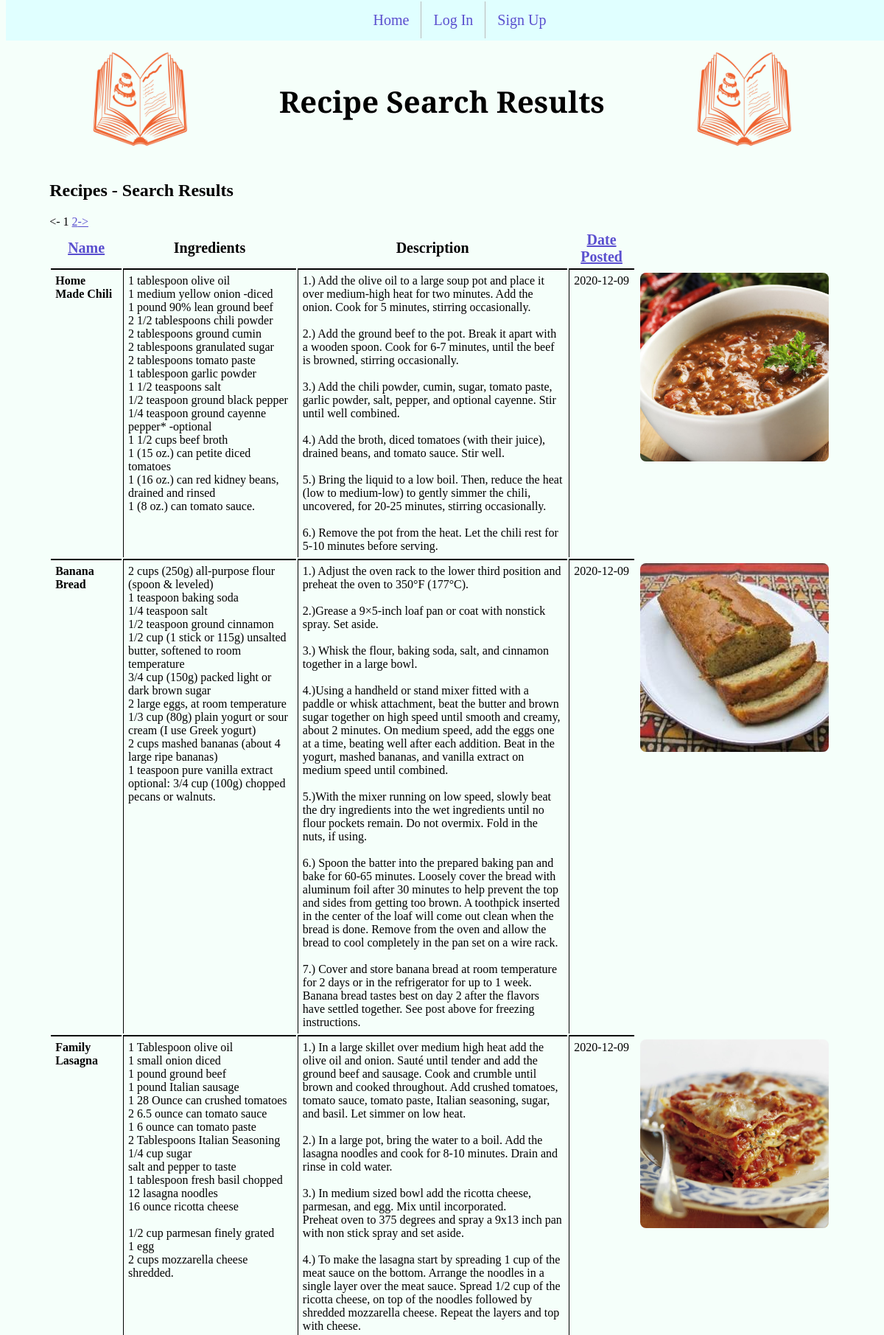
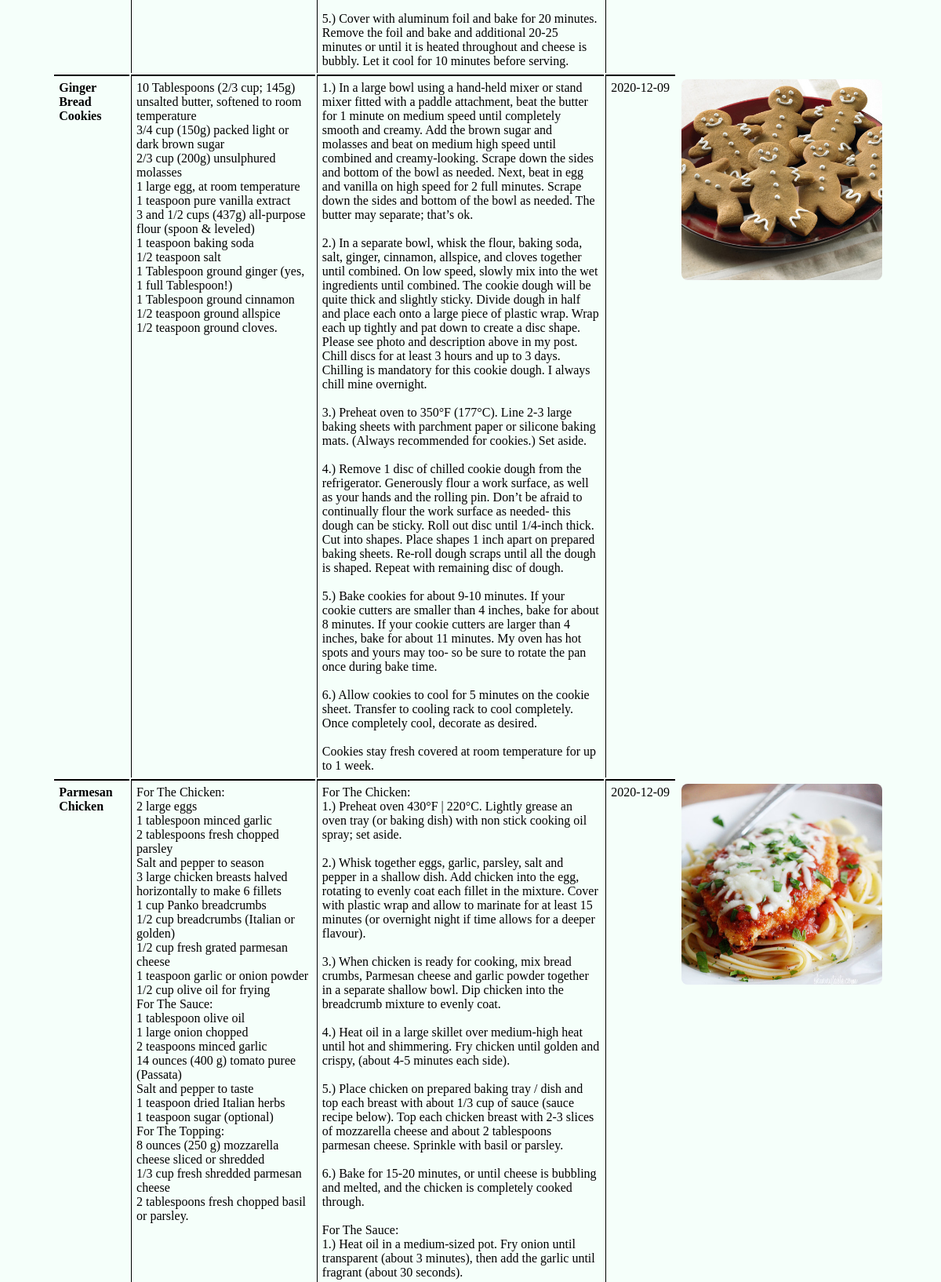
Screenshot of /search.php (upper part) with the database file from the repository (2 pictures, top to bottom).
### tables this page shows
CREATE TABLE `recipeList` (
  `id` int NOT NULL AUTO_INCREMENT,
  `user_id` int NOT NULL,
  `title` varchar(150) DEFAULT NULL,
  `date` datetime DEFAULT NULL,
  `ingredients` varchar(8000) DEFAULT NULL,
  `directions` varchar(8000) DEFAULT NULL,
  `dishPicture` varchar(150) DEFAULT NULL,
  PRIMARY KEY (`id`),
  KEY `user_id` (`user_id`),
  CONSTRAINT `recipeList_ibfk_1` FOREIGN KEY (`user_id`) REFERENCES `recipeUser` (`userid`) ON DELETE CASCADE ON UPDATE CASCADE
);

### search.php (the view, shortened to what this page needs)
<?php
    require_once('header.php');
    require_once('navmenu.php');
    echo '<h2>Recipes - Search Results</h2>';
    function build_query($user_search, $sort) {
        $search_query = "SELECT * FROM recipeList";
        $clean_search = str_replace(',', ' ', $user_search);
        $search_words = explode(' ', $clean_search);
        $final_search_words = array();
        $where_list = array();
        return $search_query;
    }
    function generate_sort_links($user_search, $sort) {
        $sort_links = '';
        switch ($sort) {
            default:
            $sort_links .= '<th><a href = "' . $_SERVER['PHP_SELF'] . '?usersearch=' . $user_search .
                    '&sort=1">Name</a></th><th>Ingredients</th><th>Description</th>';
            $sort_links .= '<th><a href = "' . $_SERVER['PHP_SELF'] . '?usersearch=' . $user_search .
                    '&sort=3">Date Posted</a></th>';
        }
        return $sort_links;
    }
    function generate_page_links($user_search, $sort, $cur_page, $num_pages) {
        $page_links = '';
        if ($cur_page > 1) {
            $page_links .= '<a href="' . $_SERVER['PHP_SELF'] . '?usersearch=' . $user_search .
                    '&sort=' . $sort . '&page=' . ($cur_page - 1) . '"><-</a> ';
        }
        else {
            $page_links .= '<- ';
        }
        for ($i = 1; $i <= $num_pages; $i++) {
            if ($cur_page == $i) {
                $page_links .= ' ' . $i;
            }
            else {
                $page_links .= ' <a href="' . $_SERVER['PHP_SELF'] . '?usersearch=' . $user_search .
                        '&sort=' . $sort . '&page=' . $i . '"> ' . $i . '</a>';
            }
        }
        if ($cur_page < $num_pages) {
            $page_links .= ' <a href="' . $_SERVER['PHP_SELF'] . '?usersearch=' . $user_search .
                    '&sort=' . $sort . '&page=' . ($cur_page + 1) . '">-></a>';
        }
        else {
            $page_links .= ' ->';
        }
        return $page_links;
    }
    $sort = !empty($_GET['sort']) ? $_GET['sort'] : '';
    $user_search = $_GET['usersearch'];
    $cur_page = isset($_GET['page']) ? $_GET['page'] : 1;
    $results_per_page = 5;
    $skip = (($cur_page - 1) * $results_per_page);
    echo '<div class="results">';
    echo '<table border="0" cellpadding="2">';
    echo '<tr class="heading">';
    echo generate_sort_links($user_search, $sort);
    echo '</tr>';
    $dbc = mysqli_connect(DB_HOST, DB_USER, DB_PASSWORD, DB_NAME)
        or die('Error connecting to MySQL server.');
    $query = build_query($user_search, $sort);
    $result = mysqli_query($dbc, $query)
        or die('Error querying database.');
    $total = mysqli_num_rows($result);
    $num_pages = ceil($total / $results_per_page);
    $query = $query . " LIMIT $skip, $results_per_page";
    $result = mysqli_query($dbc, $query)
        or die('Error querying database.');
    if ($num_pages > 1) {
        echo generate_page_links($user_search, $sort, $cur_page, $num_pages);
    }
    while ($row = mysqli_fetch_array($result)) {
        echo '<tr>';
        echo '<td style="font-weight:bold" valign="top" width="10%">' . $row['title'] . '</td>';
        echo '<td valign="top" width="30%">' . preg_replace("/\r\n/", "<br />", $row['ingredients']) . '.</td>';
        echo '<td valign="top" width="50%">' . preg_replace("/\r\n/", "<br />", $row['directions']) . '</td>';
        echo '<td valign="top" width="10%">' . substr($row['date'], 0, 10) . '</td>';
        if (is_file(RECIPE_UPLOADPATH . $row['dishPicture'])
                && filesize(RECIPE_UPLOADPATH . $row['dishPicture']) > 0) {
            echo '<td valign="top"><img src="' . RECIPE_UPLOADPATH . $row['dishPicture'] . '"
                    alt="Dish image" /></td></tr>';
        }
        else {
            echo '<td valign="top" width="20%">' . $row['dishPicture'] . '</td>';
        }
    }
    echo '</table>';
    echo '</div>';
    require_once('footer.php');
?>

### proj4style.css (style rules this page uses)
th { font-size: 20px; }
td { padding: 6px; border-left: 1px solid black; border-top: 2px solid black; }
td:last-child { border-top: none; }
td:first-child, td:last-child { border-left: none; }
a:link { color: #5a4fcf; }
html,body { height: 100%; background-color: #f5fffa; margin-top: 20px; }
body { display: flex; flex-direction: column; }
img { width: 256px; height: 256px; border-radius: 8px; }
.results { padding-left: 5%; padding-right: 5%; }
h2 { padding-left: 5%; }

### rows the page displays
recipelist: title "Home Made Chili", ingredients "1 tablespoon olive oil 1 medium yellow onion -diced 1 pound 90% lean ground beef 2 1/2 tablespoons chili powder 2 tablespoons ground cumin 2 tablespoons granulated sugar 2 tablespoons tomato paste 1 tablespoon garlic powder 1 1/2 teaspoons salt 1/2 teaspoon ground black pepper 1/4 teaspoon ground cayenne pepper* -optional 1 1/2 cups beef broth 1 (15 oz.) can petite diced tomatoes 1 (16 oz.) can red kidney beans, drained and rinsed 1 (8 oz.) can tomato sauce", directions "1.) Add the olive oil to a large soup pot and place it over medium-high heat for two minutes. Add the onion. Cook for 5 minutes, stirring occasionally. 2.) Add the ground beef to the pot. Break it apart with a wooden spoon. Cook for 6-7 minutes, until the beef is browned, stirring occasionally. 3.) Add the chili powder, cumin, sugar, tomato paste, garlic powder, salt, pepper, and optional cayenne. Stir until well combined. 4.) Add the broth, diced tomatoes (with their juice), drained beans, and tomato sauce. Stir well. 5.) Bring the liquid to a low boil. Then, reduce the heat (low to medium-low) to gently simmer the chili, uncovered, for 20-25 minutes, stirring occasionally. 6.) Remove the…", date "2020-12-09", dishPicture (picture)
recipelist: title "Banana Bread", ingredients "2 cups (250g) all-purpose flour (spoon & leveled) 1 teaspoon baking soda 1/4 teaspoon salt 1/2 teaspoon ground cinnamon 1/2 cup (1 stick or 115g) unsalted butter, softened to room temperature 3/4 cup (150g) packed light or dark brown sugar 2 large eggs, at room temperature 1/3 cup (80g) plain yogurt or sour cream (I use Greek yogurt) 2 cups mashed bananas (about 4 large ripe bananas) 1 teaspoon pure vanilla extract optional: 3/4 cup (100g) chopped pecans or walnuts", directions "1.) Adjust the oven rack to the lower third position and preheat the oven to 350°F (177°C). 2.)Grease a 9×5-inch loaf pan or coat with nonstick spray. Set aside. 3.) Whisk the flour, baking soda, salt, and cinnamon together in a large bowl. 4.)Using a handheld or stand mixer fitted with a paddle or whisk attachment, beat the butter and brown sugar together on high speed until smooth and creamy, about 2 minutes. On medium speed, add the eggs one at a time, beating well after each addition. Beat in the yogurt, mashed bananas, and vanilla extract on medium speed until combined. 5.)With the mixer running on low speed, slowly beat the dry ingredients into the wet ingredients until no flour…", date "2020-12-09", dishPicture (picture)
recipelist: title "Family Lasagna", ingredients "1 Tablespoon olive oil 1 small onion diced 1 pound ground beef 1 pound Italian sausage 1 28 Ounce can crushed tomatoes 2 6.5 ounce can tomato sauce 1 6 ounce can tomato paste 2 Tablespoons Italian Seasoning 1/4 cup sugar salt and pepper to taste 1 tablespoon fresh basil chopped 12 lasagna noodles 16 ounce ricotta cheese 1/2 cup parmesan finely grated 1 egg 2 cups mozzarella cheese shredded", directions "1.) In a large skillet over medium high heat add the olive oil and onion. Sauté until tender and add the ground beef and sausage. Cook and crumble until brown and cooked throughout. Add crushed tomatoes, tomato sauce, tomato paste, Italian seasoning, sugar, and basil. Let simmer on low heat. 2.) In a large pot, bring the water to a boil. Add the lasagna noodles and cook for 8-10 minutes. Drain and rinse in cold water. 3.) In medium sized bowl add the ricotta cheese, parmesan, and egg. Mix until incorporated. Preheat oven to 375 degrees and spray a 9x13 inch pan with non stick spray and set aside. 4.) To make the lasagna start by spreading 1 cup of the meat sauce on the bottom. Arrange the…", date "2020-12-09", dishPicture (picture)
recipelist: title "Ginger Bread Cookies", ingredients "10 Tablespoons (2/3 cup; 145g) unsalted butter, softened to room temperature 3/4 cup (150g) packed light or dark brown sugar 2/3 cup (200g) unsulphured molasses 1 large egg, at room temperature 1 teaspoon pure vanilla extract 3 and 1/2 cups (437g) all-purpose flour (spoon & leveled) 1 teaspoon baking soda 1/2 teaspoon salt 1 Tablespoon ground ginger (yes, 1 full Tablespoon!) 1 Tablespoon ground cinnamon 1/2 teaspoon ground allspice 1/2 teaspoon ground cloves", directions "1.) In a large bowl using a hand-held mixer or stand mixer fitted with a paddle attachment, beat the butter for 1 minute on medium speed until completely smooth and creamy. Add the brown sugar and molasses and beat on medium high speed until combined and creamy-looking. Scrape down the sides and bottom of the bowl as needed. Next, beat in egg and vanilla on high speed for 2 full minutes. Scrape down the sides and bottom of the bowl as needed. The butter may separate; that’s ok. 2.) In a separate bowl, whisk the flour, baking soda, salt, ginger, cinnamon, allspice, and cloves together until combined. On low speed, slowly mix into the wet ingredients until combined. The cookie dough will be…", date "2020-12-09", dishPicture (picture)
recipelist: title "Parmesan Chicken", ingredients "For The Chicken: 2 large eggs 1 tablespoon minced garlic 2 tablespoons fresh chopped parsley Salt and pepper to season 3 large chicken breasts halved horizontally to make 6 fillets 1 cup Panko breadcrumbs 1/2 cup breadcrumbs (Italian or golden) 1/2 cup fresh grated parmesan cheese 1 teaspoon garlic or onion powder 1/2 cup olive oil for frying For The Sauce: 1 tablespoon olive oil 1 large onion chopped 2 teaspoons minced garlic 14 ounces (400 g) tomato puree (Passata) Salt and pepper to taste 1 teaspoon dried Italian herbs 1 teaspoon sugar (optional) For The Topping: 8 ounces (250 g) mozzarella cheese sliced or shredded 1/3 cup fresh shredded parmesan cheese 2 tablespoons fresh chopped basil…", directions "For The Chicken: 1.) Preheat oven 430°F | 220°C. Lightly grease an oven tray (or baking dish) with non stick cooking oil spray; set aside. 2.) Whisk together eggs, garlic, parsley, salt and pepper in a shallow dish. Add chicken into the egg, rotating to evenly coat each fillet in the mixture. Cover with plastic wrap and allow to marinate for at least 15 minutes (or overnight night if time allows for a deeper flavour). 3.) When chicken is ready for cooking, mix bread crumbs, Parmesan cheese and garlic powder together in a separate shallow bowl. Dip chicken into the breadcrumb mixture to evenly coat. 4.) Heat oil in a large skillet over medium-high heat until hot and shimmering. Fry chicken…", date "2020-12-09", dishPicture (picture)

### other values shown
$page_title "Recipe Search Results"
